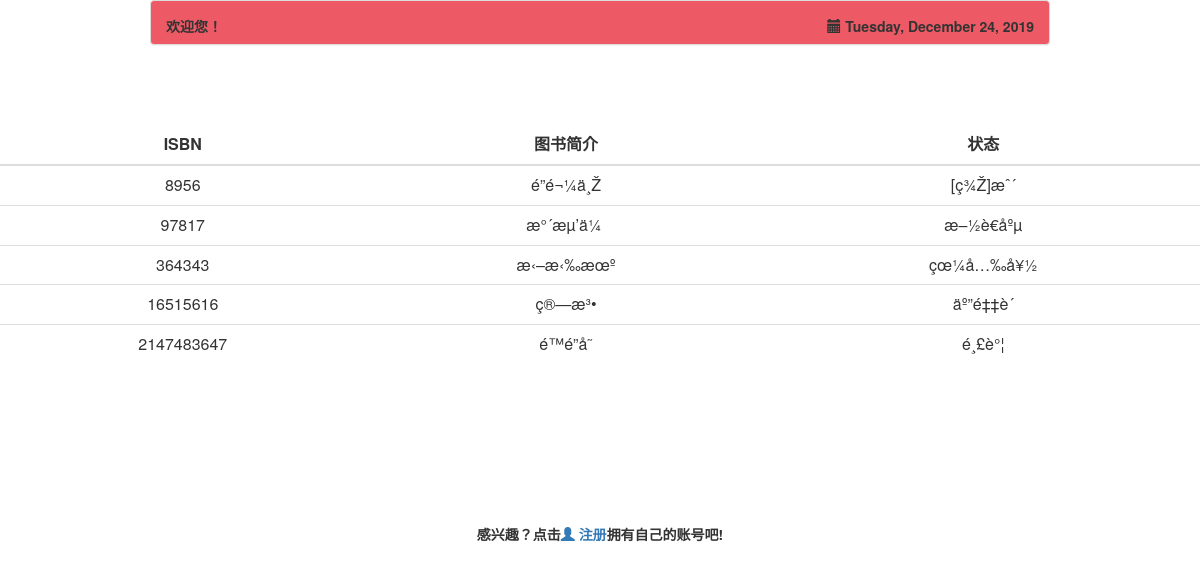
/生产/yk.php, run on the app's committed database.
### tables this page shows
CREATE TABLE `tushubianmu` (
  `ISBN` int(10) NOT NULL,
  `book_name` varchar(30) DEFAULT NULL,
  `author` varchar(30) DEFAULT NULL,
  `classfic_name` varchar(30) DEFAULT NULL,
  `publishers` varchar(20) DEFAULT NULL,
  `language` varchar(10) DEFAULT NULL,
  `position` varchar(10) DEFAULT NULL,
  `size` varchar(10) DEFAULT NULL,
  `print_type` varchar(10) DEFAULT NULL,
  `borrower_id` int(10) DEFAULT NULL,
  `price` double(10,2) DEFAULT NULL,
  `edition` varchar(10) DEFAULT NULL,
  `loan_status` varchar(15) DEFAULT NULL,
  `summary` varchar(3000) DEFAULT NULL,
  `real_name` varchar(15) DEFAULT NULL,
  `img` varchar(50) DEFAULT NULL,
  PRIMARY KEY (`ISBN`)
);

### 生产/yk.php (the view, shortened to what this page needs)
<head>
<link rel="stylesheet" href="https://cdn.staticfile.org/twitter-bootstrap/3.3.7/css/bootstrap.min.css">
<div class="panel panel-default" style="background-color: #ed5a65;margin-left: 150px;margin-right: 150px;height: 45px" >
    <div class="panel-body">
         <Strong> 欢迎您！
 <div class="pull-right">
                <span class="glyphicon glyphicon-calendar"></span>
                <?php
                $Today = date('y:m:d');
                $new = date('l, F d, Y', strtotime($Today));
                echo $new;
                ?>
              </div>
          </div>
        </div>
        <br>
        <br>
        <br>
<div class="table-responsive" id="index-form">
	<table class="table">
		<thead>
			<tr >
				<th style="text-align: center;">ISBN</th>
				<th style="text-align: center;">图书简介</th>
				<th style="text-align: center;">状态</th>
			</tr>
		</thead>
		<tbody>
<?php
				$servername = "localhost";
				$username = "root";
				$password = "";
				$dbname = "saber";
				$conn = new mysqli($servername, $username, $password, $dbname);
				$sql="SELECT * FROM tushubianmu";
				$result = mysqli_query($conn,$sql);
				while ($row = mysqli_fetch_array($result)) {
			?>
				<tr id="bi">
					<td id="<?php echo $row['ISBN'];?>" ><?php echo $row['ISBN'] ;?></td>
					<td id="<?php echo $row['ISBN'];?>"><?php echo $row['book_name'];?></td>
					<td id="<?php echo $row['ISBN'];?>"><?php echo $row['author'];?></td>
			<?php
				}
			;?>
		</tbody>
</table>
</div>
<br><br>
 <br><br><br><br><br><center>
<p>感兴趣？点击<a href="#" data-toggle="modal" data-target="#myModal1"><span class="glyphicon glyphicon-user" ></span> 注册</a>拥有自己的账号吧!</p></center><br><br>

### 生产/yk.php (style rules this page uses)
table td { text-align:center;//水平居中 line-height: 25px;//行高 vertical-align:middle；//垂直居中 }
table tr { text-align:center;//水平居中 line-height: 25px;//行高 vertical-align:middle；//垂直居中 }

### data on the page
tushubianmu: ISBN "8956", book_name "é­”é¬¼ä¸Ž", author "[ç¾Ž]æˆ´"
tushubianmu: ISBN "97817", book_name "æ°´æµ’ä¼", author "æ–½è€åºµ"
tushubianmu: ISBN "364343", book_name "æ‹–æ‹‰æœº", author "çœ¼å…‰å¥½"
tushubianmu: ISBN "16515616", book_name "ç®—æ³•", author "äº”é‡‡è´­"
tushubianmu: ISBN "2147483647", book_name "é™é­”å˜", author "é¸£è°¦"
